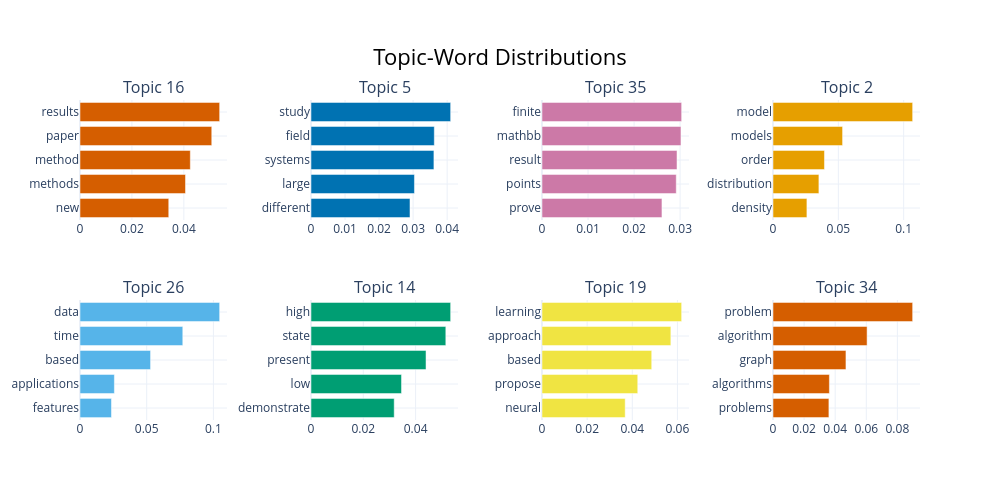

Notebook cell for this chart:
### Code cell
best_model.visualize_topic(top_n=8)

### Figure 1 — Plotly figure (JSON) as saved in the notebook; plotly's stock layout.template omitted (floating-point values rounded to 4 significant figures)
{"data": [{"marker": {"color": "#D55E00"}, "orientation": "h", "x": [0.03418, 0.04063, 0.04248, 0.05074, 0.05378], "y": ["new", "methods", "method", "paper", "results"], "type": "bar", "xaxis": "x", "yaxis": "y"}, {"marker": {"color": "#0072B2"}, "orientation": "h", "x": [0.02908, 0.0304, 0.03611, 0.03623, 0.04103], "y": ["different", "large", "systems", "field", "study"], "type": "bar", "xaxis": "x2", "yaxis": "y2"}, {"marker": {"color": "#CC79A7"}, "orientation": "h", "x": [0.02605, 0.02916, 0.02933, 0.03019, 0.03033], "y": ["prove", "points", "result", "mathbb", "finite"], "type": "bar", "xaxis": "x3", "yaxis": "y3"}, {"marker": {"color": "#E69F00"}, "orientation": "h", "x": [0.02595, 0.03513, 0.0394, 0.05325, 0.1069], "y": ["density", "distribution", "order", "models", "model"], "type": "bar", "xaxis": "x4", "yaxis": "y4"}, {"marker": {"color": "#56B4E9"}, "orientation": "h", "x": [0.02359, 0.02578, 0.05291, 0.07706, 0.1047], "y": ["features", "applications", "based", "time", "data"], "type": "bar", "xaxis": "x5", "yaxis": "y5"}, {"marker": {"color": "#009E73"}, "orientation": "h", "x": [0.03182, 0.03461, 0.04398, 0.05155, 0.0534], "y": ["demonstrate", "low", "present", "state", "high"], "type": "bar", "xaxis": "x6", "yaxis": "y6"}, {"marker": {"color": "#F0E442"}, "orientation": "h", "x": [0.03687, 0.04243, 0.04861, 0.05708, 0.06187], "y": ["neural", "propose", "based", "approach", "learning"], "type": "bar", "xaxis": "x7", "yaxis": "y7"}, {"marker": {"color": "#D55E00"}, "orientation": "h", "x": [0.03596, 0.03628, 0.04693, 0.06053, 0.08983], "y": ["problems", "algorithms", "graph", "algorithm", "problem"], "type": "bar", "xaxis": "x8", "yaxis": "y8"}], "layout": {"xaxis": {"anchor": "y", "domain": [0.0, 0.175], "showgrid": true}, "yaxis": {"anchor": "x", "domain": [0.625, 1.0], "showgrid": true}, "xaxis2": {"anchor": "y2", "domain": [0.275, 0.45], "showgrid": true}, "yaxis2": {"anchor": "x2", "domain": [0.625, 1.0], "showgrid": true}, "xaxis3": {"anchor": "y3", "domain": [0.55, 0.725], "showgrid": true}, "yaxis3": {"anchor": "x3", "domain": [0.625, 1.0], "showgrid": true}, "xaxis4": {"anchor": "y4", "domain": [0.825, 1.0], "showgrid": true}, "yaxis4": {"anchor": "x4", "domain": [0.625, 1.0], "showgrid": true}, "xaxis5": {"anchor": "y5", "domain": [0.0, 0.175], "showgrid": true}, "yaxis5": {"anchor": "x5", "domain": [0.0, 0.375], "showgrid": true}, "xaxis6": {"anchor": "y6", "domain": [0.275, 0.45], "showgrid": true}, "yaxis6": {"anchor": "x6", "domain": [0.0, 0.375], "showgrid": true}, "xaxis7": {"anchor": "y7", "domain": [0.55, 0.725], "showgrid": true}, "yaxis7": {"anchor": "x7", "domain": [0.0, 0.375], "showgrid": true}, "xaxis8": {"anchor": "y8", "domain": [0.825, 1.0], "showgrid": true}, "yaxis8": {"anchor": "x8", "domain": [0.0, 0.375], "showgrid": true}, "annotations": [{"font": {"size": 16}, "showarrow": false, "text": "Topic 16", "x": 0.0875, "xanchor": "center", "xref": "paper", "y": 1.0, "yanchor": "bottom", "yref": "paper"}, {"font": {"size": 16}, "showarrow": false, "text": "Topic 5", "x": 0.3625, "xanchor": "center", "xref": "paper", "y": 1.0, "yanchor": "bottom", "yref": "paper"}, {"font": {"size": 16}, "showarrow": false, "text": "Topic 35", "x": 0.6375, "xanchor": "center", "xref": "paper", "y": 1.0, "yanchor": "bottom", "yref": "paper"}, {"font": {"size": 16}, "showarrow": false, "text": "Topic 2", "x": 0.9125, "xanchor": "center", "xref": "paper", "y": 1.0, "yanchor": "bottom", "yref": "paper"}, {"font": {"size": 16}, "showarrow": false, "text": "Topic 26", "x": 0.0875, "xanchor": "center", "xref": "paper", "y": 0.375, "yanchor": "bottom", "yref": "paper"}, {"font": {"size": 16}, "showarrow": false, "text": "Topic 14", "x": 0.3625, "xanchor": "center", "xref": "paper", "y": 0.375, "yanchor": "bottom", "yref": "paper"}, {"font": {"size": 16}, "showarrow": false, "text": "Topic 19", "x": 0.6375, "xanchor": "center", "xref": "paper", "y": 0.375, "yanchor": "bottom", "yref": "paper"}, {"font": {"size": 16}, "showarrow": false, "text": "Topic 34", "x": 0.9125, "xanchor": "center", "xref": "paper", "y": 0.375, "yanchor": "bottom", "yref": "paper"}], "title": {"font": {"size": 22, "color": "Black"}, "text": "Topic-Word Distributions", "x": 0.5, "xanchor": "center", "yanchor": "top"}, "hoverlabel": {"font": {"size": 16, "family": "Rockwell"}, "bgcolor": "white"}, "showlegend": false, "width": 1000, "height": 500}}
